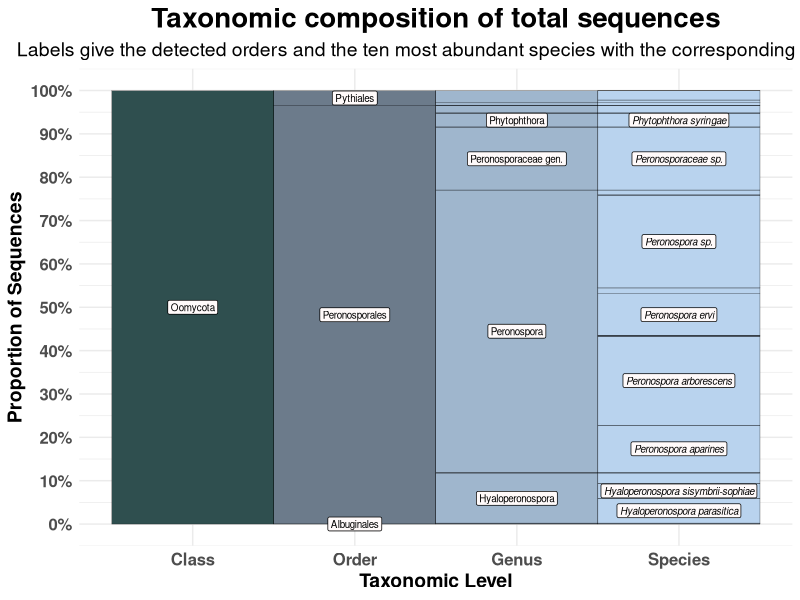

Recreate this plot in R. (Note: this script raises an error after producing the figure.)
## ---- chunk 1
knitr::opts_chunk$set(echo = TRUE)
## ---- chunk 2
rm(list = ls())

library(magrittr)
library(ggplot2)
library(igraph)
library(ggraph)
library(plyr)
library(ggpubr)


TAX = as.data.frame(read.csv("../00_Data/Oomycota/04_Oomycota_filtered_NCBI-nt_blasted_sorted_BestHit_TaxonomyTable_Oomycetes_sequences_vsearch-ITS1-BestHit_AnnotationRefined_NoPipe.tsv", 
                    header = F, 
                    sep = "\t", 
                    stringsAsFactors = T))
OTU_Table = as.data.frame(read.csv("../00_Data/Oomycota/05_Oomycota_OTU_Table_new_min-freq-20617_min-feat-5_transposed_withMetadata.tsv", 
                     header = T, 
                     sep = "\t", 
                     stringsAsFactors = T))

SampleMetadata = OTU_Table[,1:5]
OTU_Table = OTU_Table[,6:ncol(OTU_Table)]

Abundances = colSums(OTU_Table)
TAX = cbind(TAX, Abundances)

colnames(TAX) = c("OTU_Number", "Order", "Family", "Genus", "Species", "Reference", "PercentID", "Abundance")
TAX$OTU_ID = paste0("OTU", TAX$OTU_Number, "_", TAX$Species)
TAX$Class = "Oomycota"


# aggregate same species and sum their abundance
TAX_aggregated = ddply(TAX, "Species", numcolwise(sum))
# skip the family because it's quite redundant with the order
TAX = subset(TAX, select = c("Class", "Order", "Genus", "Species"))
TAX = TAX[order(TAX[,"Species"]),]
TAX_tmp0 = cbind.data.frame(Node1 = TAX$Class, Node.2 = TAX$Order)
TAX_tmp1 = cbind.data.frame(Node1 = TAX$Order, Node.2 = TAX$Genus)
#TAX_tmp2 = cbind.data.frame(Node1 = TAX$Family, Node.2 = TAX$Genus)
TAX_tmp3 = cbind.data.frame(Node1 = TAX$Genus, Node.2 = TAX$Species)
TAX_nodes = cbind.data.frame(Node1 = TAX_aggregated$Species, size = TAX_aggregated$Abundance)
# Here we extract the "non-leaf" levels, like Order and Genus
# then we set their abundance to 0
Others = cbind.data.frame(Node1 = c(as.character(TAX$Class), 
                                    as.character(TAX$Order), 
                                    #as.character(TAX$Family), 
                                    as.character(TAX$Genus)), 
                          size = 0) %>% unique()
Others$size = as.numeric(Others$size)
TAX_nodes = rbind(Others, TAX_nodes)
TAX_tree = rbind(TAX_tmp0, 
                 TAX_tmp1, 
                 #TAX_tmp2, 
                 TAX_tmp3)
TAX_nodes$size = as.numeric(TAX_nodes$size)
## ---- chunk 3
edges = as.data.frame(TAX_tree)
vertices = as.data.frame(TAX_nodes)
vertices$size = as.numeric(vertices$size)
# mask species labels to plot only higher taxonomic labels
# like Order, Family and Genus
vertices$BaseHits = ifelse(vertices$size != 0, 
                           NA, 
                           as.character(vertices$Node1))
vertices$BaseHitsMasked = ifelse(grepl("NoHit", vertices$BaseHits), 
                                 "NoHit", 
                                 vertices$BaseHits)
# Here we look for the ten most abundant species
vertices$TopHits = ifelse(vertices$size %in% seq(from = 0, to = 46000, by = 1), 
                          NA, 
                          as.character(vertices$Node1))
vertices$TopHitsMasked = 
  ifelse(grepl("NoHit", vertices$TopHits), 
         paste0(lapply(strsplit(as.character(vertices$TopHits), "_"), `[[`, 1), "_sp."), 
         vertices$TopHits)
vertices$TopHitsMasked = 
  ifelse(grepl("_cf", vertices$TopHits), 
         paste0(lapply(strsplit(as.character(vertices$TopHits), "_"), `[[`, 1), "_sp."), 
         vertices$TopHitsMasked)
# get the genera from the top hits
vertices$TopHitsGenera = ifelse(vertices$Node1 %in% (edges$Node1[edges$Node.2 %in% vertices$TopHits] %>% unique()), 
                                as.character(vertices$Node1), 
                                NA)
vertices$TopHitsGeneraMasked = ifelse(grepl("NoHit", vertices$TopHitsGenera), 
                                      paste0(lapply(strsplit(as.character(vertices$TopHitsGenera), 
                                                       "_Genus_NoHit"), `[[`, 1), "_gen."), 
                                vertices$TopHitsGenera)
# get the order
vertices$Order = c("Oomycota", ifelse(vertices$Node1 %in% TAX$Order, 
                        as.character(vertices$Node1), 
                        NA)[2:length(vertices$Node1)])
vertices$size = as.numeric(vertices$size)
graph = graph_from_data_frame(edges, vertices = vertices, directed = T)
set.seed(1)

vertices$TopHitsMasked = gsub("_", " ", vertices$TopHitsMasked)
vertices$TopHitsGeneraMasked = gsub("_", " ", vertices$TopHitsGeneraMasked)
vertices$Order = gsub("Order_NoHit", NA_character_, vertices$Order)
## ---- chunk 4
g = ggraph(graph, 'partition', circular = F, weight = size) + 
  geom_node_tile(aes(fill = as.factor(depth)), show.legend = F) +
  theme_minimal() +
  scale_fill_manual(values = c("darkslategray", "slategray4", 
                               "slategray3", "slategray2")) +
  # order labels
  geom_node_label(aes(x = x, y = y, label = vertices$Order), 
                 #angle = node_angle(x, y) + ifelse(x > 0, 90, -90)), 
            hjust = 0.5, vjust = 0.5, repel = F, 
            fill = "snow1", size = 2.5) + 
  # Top 10 abundant taxa
  geom_node_label(aes(x = x, y = y, label = vertices$TopHitsMasked), 
                 #angle = node_angle(x, y) + ifelse(x > 0, 90, -90)), 
            hjust = 0.5, vjust = 0.5, repel = F, 
            fill = "snow1", size = 2.5, fontface = "italic") +
  # Corresponding Genus
  geom_node_label(aes(x = x, y = y, label = vertices$TopHitsGeneraMasked), 
                 #angle = node_angle(x, y) + ifelse(x > 0, 90, -90)), 
            hjust = 0.5, vjust = 0.5, repel = F, 
            fill = "snow1", size = 2.5)
# Get the maximum x value, this will be used to convert the axis to percent
Maxlabel = max(g$data$width)
g = g +
  scale_x_continuous(labels = function(x) paste0(round(x/Maxlabel*100,1), "%"), 
                     breaks = seq(from = 0, to = Maxlabel, length.out = 11)) +
  scale_y_continuous(breaks = c(1.5, 2.5, 3.5, 4.5),
                     minor_breaks = NULL, 
                     labels = c("Class", "Order", "Genus", "Species")) +
  labs(x = "Proportion of Sequences", 
       y = "Taxonomic Level", 
       title = "Taxonomic composition of total sequences", 
       subtitle = "Labels give the detected orders and the ten most abundant species with the corresponding genus") + 
  coord_flip() + 
  theme(axis.text=element_text(size=12, face = "bold"), 
        axis.title=element_text(size=14, face = "bold"), 
        plot.title = element_text(size = 20, face = "bold", hjust = 0.5), 
        plot.subtitle = element_text(size = 14, hjust = 0.5))

g
## ---- chunk 5
TAX_cerco = read.csv("../00_Data/Cercozoa/04_Cercozoa_OTU_ContingencyTable_filtered_sequences_NCBI-nt_blasted_sorted_BestHit_TaxonomyTable_Cercozoa_sequences_vsearch-V4-BestHit_AnnotationRefined_noPipe.tsv", 
                    header = F, 
                    sep = "\t", 
                    stringsAsFactors = T)
OTU_Table_cerco = as.data.frame(read.csv("../00_Data/Cercozoa/05_Cercozoa_OTU_Table_min-freq-16922_min-feat-5_transposed_withMetadata.tsv", 
                     header = T, 
                     sep = "\t", 
                     stringsAsFactors = T))

SampleMetadata_Cerco = OTU_Table_cerco[,1:5]
OTU_Table_cerco = OTU_Table_cerco[,6:ncol(OTU_Table_cerco)]

Abundances = colSums(OTU_Table_cerco)
TAX_cerco = cbind(TAX_cerco, Abundances)

colnames(TAX_cerco) = c("OTU_Number", "Order", "Family", "Genus", "Species", "Reference", "PercentID", "Abundance")
TAX_cerco$OTU_ID = paste0("OTU", TAX_cerco$OTU_Number, "_", TAX_cerco$Species)
TAX_cerco$Class = "Cercozoa"
Species_cerco = TAX_cerco$Species

# aggregate same species and sum their abundance
TAX_cerco_aggregated = ddply(TAX_cerco, "Species_cerco", numcolwise(sum))
colnames(TAX_cerco_aggregated) = c("Species", "OTU_Number", "PercentID", "Abundance")
# skip the family because it's quite redundant with the order
TAX_cerco = subset(TAX_cerco, select = c("Class", "Order", "Genus", "Species"))
TAX_cerco = TAX_cerco[order(TAX_cerco[,"Species"]),]

TAX_cerco_tmp0 = cbind.data.frame(Node1 = TAX_cerco$Class, Node.2 = TAX_cerco$Order)
TAX_cerco_tmp1 = cbind.data.frame(Node1 = TAX_cerco$Order, Node.2 = TAX_cerco$Genus)
#TAX_cerco_tmp2 = cbind.data.frame(Node1 = TAX_cerco$Family, Node.2 = TAX_cerco$Genus)
TAX_cerco_tmp3 = cbind.data.frame(Node1 = TAX_cerco$Genus, Node.2 = TAX_cerco$Species)
TAX_cerco_nodes = cbind.data.frame(Node1 = TAX_cerco_aggregated$Species, size = TAX_cerco_aggregated$Abundance)
Others_cerco = cbind.data.frame(Node1 = c(as.character(TAX_cerco$Class), 
                                    as.character(TAX_cerco$Order), 
                                    #as.character(TAX_cerco$Family), 
                                    as.character(TAX_cerco$Genus)), 
                          size = 0) %>% unique()

Others_cerco$size = as.numeric(Others_cerco$size)
TAX_cerco_nodes = rbind(Others_cerco, TAX_cerco_nodes)
TAX_cerco_tree = rbind(TAX_cerco_tmp0, 
                 TAX_cerco_tmp1, 
                 #TAX_cerco_tmp2, 
                 TAX_cerco_tmp3)
TAX_cerco_nodes$size = as.numeric(TAX_cerco_nodes$size)

edges_cerco = as.data.frame(TAX_cerco_tree)
vertices_cerco = as.data.frame(TAX_cerco_nodes)
vertices_cerco$size = as.numeric(vertices_cerco$size)

# mask species labels to plot only higher TAX_cercoonomic labels
vertices_cerco$BaseHits = ifelse(vertices_cerco$size != 0, 
                           NA, 
                           as.character(vertices_cerco$Node1))
vertices_cerco$BaseHitsMasked = ifelse(grepl("NoHit", vertices_cerco$BaseHits), 
                                 "NoHit", 
                                 vertices_cerco$BaseHits)
vertices_cerco$TopHits = ifelse(vertices_cerco$size %in% seq(from = 0, to = 20000, by = 1), 
                          NA, 
                          as.character(vertices_cerco$Node1))
vertices_cerco$TopHitsMasked = ifelse(grepl("NoHit", vertices_cerco$TopHits), 
                                paste0(lapply(strsplit(as.character(vertices_cerco$TopHits), 
                                                       "_"), `[[`, 1), "_sp."), 
                                vertices_cerco$TopHits)

# get the genera from the top hits
vertices_cerco$TopHitsGenera = ifelse(vertices_cerco$Node1 %in% (edges_cerco$Node1[edges_cerco$Node.2 %in% vertices_cerco$TopHits] %>% unique()), 
                                as.character(vertices_cerco$Node1), 
                                NA)
vertices_cerco$TopHitsGeneraMasked = ifelse(grepl("NoHit", vertices_cerco$TopHitsGenera), 
                                      paste0(lapply(strsplit(as.character(vertices_cerco$TopHitsGenera), 
                                                       "_Genus_NoHit"), `[[`, 1), "_gen."), 
                                vertices_cerco$TopHitsGenera)

# get the order
vertices_cerco$Order = c("Cercozoa", ifelse(vertices_cerco$Node1 %in% TAX_cerco$Order, 
                        as.character(vertices_cerco$Node1), 
                        NA)[2:length(vertices_cerco$Node1)])

graph_cerco = graph_from_data_frame(edges_cerco, vertices = vertices_cerco, directed = T)
set.seed(1)

vertices_cerco$TopHitsMasked = gsub("_", " ", vertices_cerco$TopHitsMasked)
vertices_cerco$TopHitsGeneraMasked = gsub("_", " ", vertices_cerco$TopHitsGeneraMasked)
vertices_cerco$Order = gsub("Order_NoHit", 
                            NA_character_, vertices_cerco$Order)
vertices_cerco$Order = gsub("Marimonadida", 
                            NA_character_, vertices_cerco$Order)

g_cerco = ggraph(graph_cerco, 'partition', circular = F, weight = size) + 
  geom_node_tile(aes(fill = as.factor(depth)), show.legend = F) +
  theme_minimal() +
  scale_fill_viridis_d(option = "magma", begin = 0.3) +
                     #values = c("indianred4", "#fb6a4a", 
                      #         "#fcae91", "#fee5d9")) +
  # order labels
  geom_node_label(aes(x = x, y = y, label = vertices_cerco$Order), 
                 #angle = node_angle(x, y) + ifelse(x > 0, 90, -90)), 
            hjust = 0.5, vjust = 0.5, repel = F, 
            fill = "snow1", size = 2.5, 
            nudge_x = ifelse(vertices_cerco$Order == "Cercomonadida", 
                             10000, 0)) + 
  # Top 10 abundant TAX_cercoa
  geom_node_label(aes(x = x, y = y, label = vertices_cerco$TopHitsMasked), 
                 #angle = node_angle(x, y) + ifelse(x > 0, 90, -90)), 
            hjust = 0.5, vjust = 0.5, repel = F, 
            fill = "snow1", size = 2.5, fontface = "italic", 
            nudge_x = ifelse(vertices_cerco$TopHitsMasked == "Cercomonas plasmodialis", 10000, 0)) +
  # Corresponding Genus
  geom_node_label(aes(x = x, y = y, label = vertices_cerco$TopHitsGeneraMasked), 
                 #angle = node_angle(x, y) + ifelse(x > 0, 90, -90)), 
            hjust = 0.5, vjust = 0.5, repel = F, 
            fill = "snow1", size = 2.5, 
            nudge_x = ifelse(vertices_cerco$TopHitsGeneraMasked == "Cercomonas", 
                             10000, 0))

# Get the maximum x value, this will be used to convert the axis to percent
Maxlabel_cerco = max(g_cerco$data$width)

g_cerco = g_cerco +
  scale_x_continuous(labels = function(x) paste0(round(x/Maxlabel_cerco*100,1), "%"), 
                     breaks = seq(from = 0, to = Maxlabel_cerco, length.out = 11)) +
  scale_y_continuous(breaks = c(1.5, 2.5, 3.5, 4.5),
                     minor_breaks = NULL, 
                     labels = c("Class", "Order", "Genus", "Species")) +
  labs(x = "Proportion of Sequences", 
       y = "Taxonomic Level", 
       title = "Taxonomic composition of total sequences", 
       subtitle = "Labels give the detected orders and the ten most abundant species with the corresponding genus") + 
  coord_flip() + 
  theme(axis.text=element_text(size=12, face = "bold"), 
        axis.title=element_text(size=14, face = "bold"), 
        plot.title = element_text(size = 20, face = "bold", hjust = 0.5), 
        plot.subtitle = element_text(size = 14, hjust = 0.5))

g_cerco
## ---- chunk 6
g$labels$title = NULL
g_cerco$labels$title = NULL
g$labels$subtitle = NULL
g_cerco$labels$subtitle = NULL

combi = ggarrange(g_cerco, g, 
                  labels = c("A", "B"), 
                  ncol = 1, nrow = 2) #%>%
  #annotate_figure(fig.lab = "Figure X", fig.lab.face = "bold", 
  #                fig.lab.size = 18, 
  #                top = text_grob("Non-metric multidimensional scaling", 
  #                                face = "bold", size = 20))
#ggsave("NMDSCombined.tif", plot = combi, 
#       device = "tiff", dpi = 600, width = 28, height = 11, 
#       units = "cm")
ggsave("AirSampler_TaxonomicCompositionCombined.png", plot = combi, 
       device = "png", dpi = 300, width = 17.7, height = 17.7, 
       units = "cm")
ggsave("AirSampler_TaxonomicCompositionCombined.jpeg", plot = combi, 
       device = "jpeg", dpi = 300, width = 17.7, height = 17.7, 
       units = "cm")
ggsave("AirSampler_TaxonomicCompositionCombined.pdf", plot = combi, 
       device = "pdf", dpi = 300, width = 17.7, height = 17.7, 
       units = "cm")
ggsave("AirSampler_TaxonomicCompositionCombined.tiff", plot = combi, 
       device = "tiff", dpi = 300, width = 17.7, height = 17.7, 
       units = "cm", compression = "lzw")

combi
